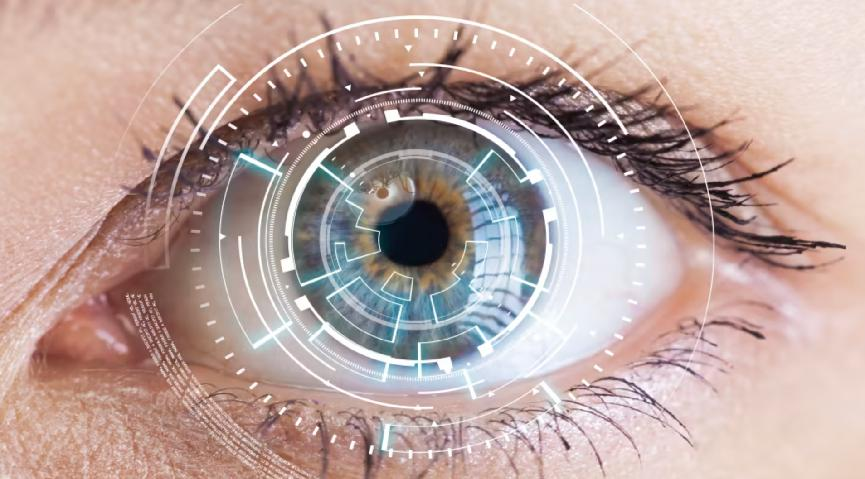
#> input picture Iris recognition/QtUI/img/4ceb7c7e90a82f9f0b8f61f1b3d22930.jpg, 865 x 479 px; its folder holds only this picture in this run
$ python -i contrast.py   (imports and definitions only)
#> lines starting #> are read from the running program, lines starting #| are printed output that depends on the picture
### Iris recognition/util/innerCircle.py
import numpy as np
import cv2


def innerCircle(img):
    """
    内圆检测
    :param img: cv2.imread() numpy.ndarrdy
    :return: 瞳孔霍夫圆参数 numpy.ndarray [x, y, r]
    """

    # 中值平滑medianBlur() 消除图片传输过程中的噪声，方便我们进行处理
    img = cv2.medianBlur(img, 11)

    # 简单阈值函数 将我们传入的img 最小阀值为50，最大为255 按照cv2.THRESH_BINARY 的处理方式进行。 方式：超过阈值50即全部变化为255
    ret, img = cv2.threshold(img, 50, 255, cv2.THRESH_BINARY)

    # [8 lines of commented-out code are left out]
    circles = cv2.HoughCircles(img, cv2.HOUGH_GRADIENT, 2, 5,
                               param1=110, param2=20, minRadius=20, maxRadius=130)
    # 将获取到的圆的数据，进行四舍五入为整数，并将其转化为int16数据格式
    circles = np.int16(np.around(circles))

    "这行代码假设circles是一个numpy数组，它的形状是(N, 1, 3)，其中N表示圆的数量。" \
    "该数组的第一维表示每个圆，第二维包含单个圆的信息，第三维是每个圆的属性，其中第三个元素表示圆的半径。" \
    "该行代码将circles数组中第一个圆的半径增加3。具体地，使用索引“[0,:,:]”选择第一个圆，" \
    "然后使用索引“2”选择该圆的半径，并使用“+=3”将其增加3。因此，该行代码将修改circles" \
    "数组的内容，使得第一个圆的半径增加了3。"
    circles[0, :, 2] += 3

    # 返回一个包含三个元素的numpy数组，它表示第一个圆的信息。
    return circles[0][0]

### Iris recognition/util/feature.py
import os
import cv2
import pywt
import numpy as np

from util.innerCircle import innerCircle
from util.outerCircle import outerCircle
from util.normalize import normalize
from util.config import feature_dataset_path as fdp
from util.config import dataset_path as dp

height = 40
width = 512


# [12 lines left out: function generateFeatureDataset, not called in this run]


def getFeatureMap(img, mode='swt'):
    # 提取每张照片的特征
    inner = innerCircle(img)
    outer = outerCircle(img, inner)
    polar_array, polar_noise = normalize(img, outer[0], outer[1], outer[2], inner[0], inner[1], inner[2], height, width)
    if mode == 'swt':
        feature = swtFeatureMap(polar_array, wavelet='db3', level=7)  # 静态小波变换
    else:
        feature = mallatFeatureMap(polar_array, wavelet='db3', level=7)  # mallat小波变换
    return feature


# [27 lines left out: functions swtFeatureMap, mallatFeatureMap, not called in this run]

### Iris recognition/util/contrast.py
import os
import cv2
import numpy as np
from util.feature import getFeatureMap
from util.config import feature_dataset_path as fdp


def contrast(test_img, mode='swt', feature_dataset_path=fdp):
    score_dict = {}
    test_img_feature = getFeatureMap(test_img, mode)

    score_per_eye = 0
    for path, dir_list, file_list in os.walk(feature_dataset_path):
        if len(file_list) != 0:
            for img_path in file_list:
                img_feature = cv2.imread(os.path.join(path, img_path), -1)
                distance = np.count_nonzero(test_img_feature != img_feature)
                score_per_eye += distance
            path_split = path.split('/')  # windows下为'\\'，linux下为'/'
            score_dict[path_split[-2] + '-' + path_split[-1]] = score_per_eye / len(file_list)
            score_per_eye = 0

    sorted_list = sorted(score_dict.items(), key=lambda x: x[1], reverse=False)
    predict = sorted_list[0][0]
    return predict.split('-')[0], predict.split('-')[1], sorted_list  # 姓名，L/R左右眼，分数表

>>> import cv2
>>> picture = cv2.imread('../QtUI/img/4ceb7c7e90a82f9f0b8f61f1b3d22930.jpg')
#> picture is the input picture: shape (479, 865, 3); mean B, G, R 158.9, 163.9, 187
>>> result = contrast(picture)
#> in innerCircle, `img = cv2.medianBlur(img, 11)`:
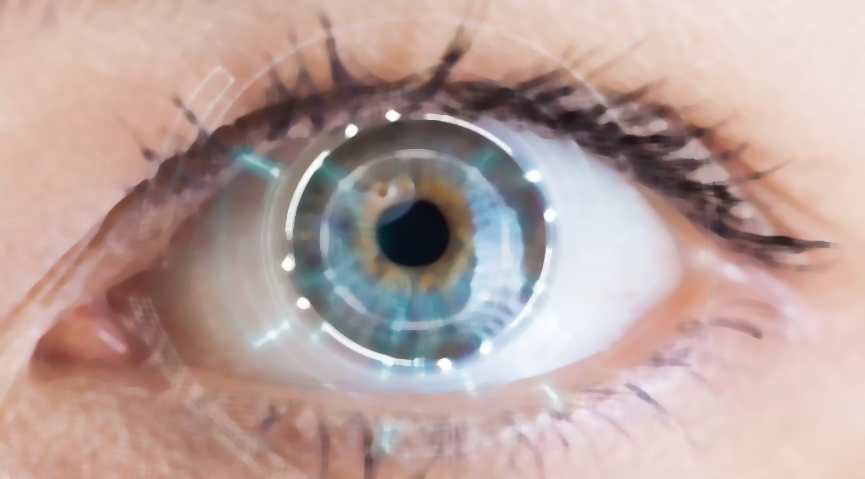
#> img: shape (479, 865, 3); mean of channels 0, 1, 2 157.4, 162.4, 185.9; drawn as B, G, R
#> in innerCircle, `ret, img = cv2.threshold(img, 50, 255, cv2.THRESH_BINARY)`:
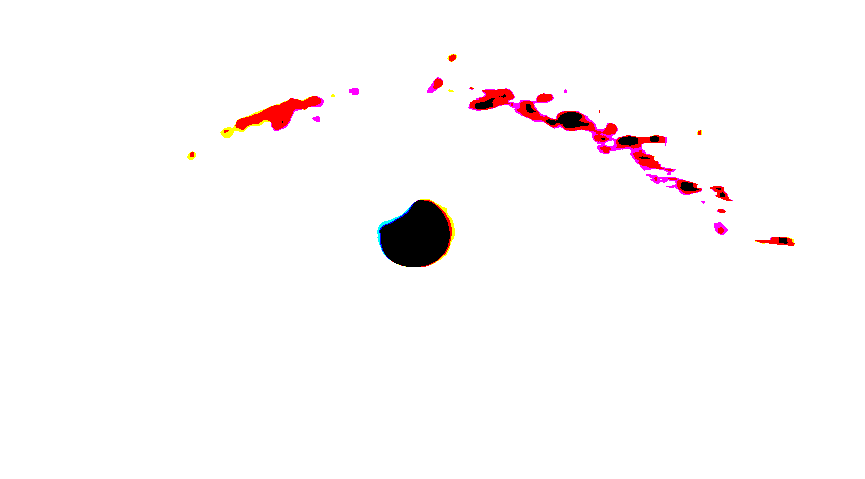
#> img: shape (479, 865, 3); mean of channels 0, 1, 2 249.7, 249.1, 252.2; drawn as B, G, R
#> (the run stopped early here; a loop or call above may not have finished)
